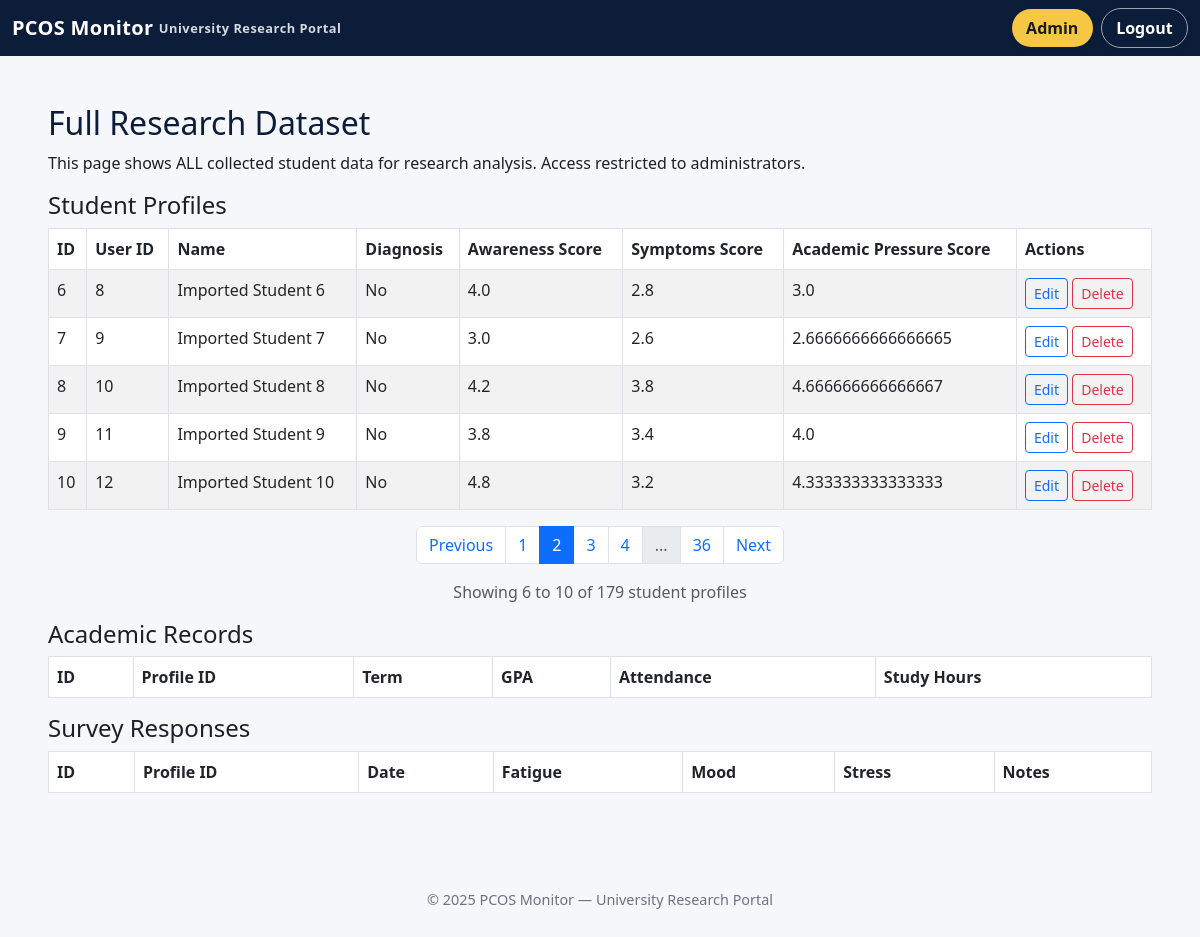
/admin/data?page=2 (signed in), run on the app's committed database.
### app/models.py (models this page shows)
class StudentProfile(db.Model):
    __tablename__ = "student_profiles"
    id = db.Column(db.Integer, primary_key=True)
    user_id = db.Column(db.Integer, db.ForeignKey("users.id"), nullable=False)
    name = db.Column(db.String(120))
    age = db.Column(db.Integer)
    degree_program = db.Column(db.String(120))
    consent = db.Column(db.Boolean, default=False)
    user = db.relationship("User", back_populates="profile")
    academic_records = db.relationship("AcademicRecord", back_populates="profile", cascade="all, delete-orphan")
    survey_responses = db.relationship("SurveyResponse", back_populates="profile", cascade="all, delete-orphan")
    clinical_diagnosis = db.Column(db.String(50))
    pcos_awareness_score = db.Column(db.Float)
    pcos_symptoms_score = db.Column(db.Float)
    academic_pressure_score = db.Column(db.Float)
    awareness_1 = db.Column(db.Integer)  # Familiar with PCOS
    awareness_2 = db.Column(db.Integer)  # Know symptom: Irregular periods
    awareness_3 = db.Column(db.Integer)  # Know symptom: Acne
    awareness_4 = db.Column(db.Integer)  # Know symptom: Weight fluctuations
    awareness_5 = db.Column(db.Integer)  # Know symptom: Excessive hair growth
    awareness_6 = db.Column(db.Integer)  # PCOS affects physical & mental health
    awareness_7 = db.Column(db.Integer)  # Aware of treatments/management
    awareness_8 = db.Column(db.Integer)  # PCOS can affect academic performance
    academic_1 = db.Column(db.Integer)  # Feel academic pressure from workloads
    academic_2 = db.Column(db.Integer)  # Academic environment stress affects health
    academic_3 = db.Column(db.Integer)  # Academic performance influenced by health
    symptoms_1 = db.Column(db.Integer)  # Experience symptoms affecting academic work
    symptoms_2 = db.Column(db.Integer)  # Feel anxious about health affecting studies
    symptoms_3 = db.Column(db.Integer)  # Miss deadlines/classes due to health
    symptoms_4 = db.Column(db.Integer)  # Feel unsupported balancing health & academics
    symptoms_5 = db.Column(db.Integer)  # Fatigue/sleep affects concentration
    symptoms_6 = db.Column(db.Integer)  # Professors understanding when health affects performance
    fatigue_sleep_item = db.Column(db.Integer)  # Fatigue/irregular sleep patterns

### app/admin.py (the view)
@admin_bp.route("/data")
@login_required
def view_data():
    if not current_user.is_admin:
        return "Access denied", 403
    from .models import StudentProfile, AcademicRecord, SurveyResponse
    page = request.args.get('page', 1, type=int)
    per_page = 5
    profiles_pagination = StudentProfile.query.paginate(page=page, per_page=per_page, error_out=False)
    profiles = profiles_pagination.items
    academic = AcademicRecord.query.all()
    surveys = SurveyResponse.query.all()
    return render_template("admin_data.html", profiles=profiles, academic=academic, surveys=surveys, pagination=profiles_pagination)

### app/main.py (called while the page is built)
def require_baseline():
    if request.endpoint in ["main.index", "main.profile_setup"]:
        return
    if current_user.is_authenticated and not current_user.is_admin:
        profile = current_user.profile
        if profile and profile.awareness_1 is None:
            return redirect(url_for("main.profile_setup"))

@main_bp.before_app_request
def before_request_func():
    return require_baseline()

### app/models.py (called while the page is built)
@login_manager.user_loader
def load_user(user_id):
    return User.query.get(int(user_id))

### app/templates/admin_data.html (shortened to what this page needs)
{% extends "base.html" %}
{% block content %}
<h2>Full Research Dataset</h2>
<p>This page shows ALL collected student data for research analysis. Access restricted to administrators.</p>
<h4>Student Profiles</h4>
<table class="table table-bordered table-striped">
  <thead>
    <tr>
      <th>ID</th>
      <th>User ID</th>
      <th>Name</th>
      <th>Diagnosis</th>
      <th>Awareness Score</th>
      <th>Symptoms Score</th>
      <th>Academic Pressure Score</th>
      <th>Actions</th>
    </tr>
  </thead>
  <tbody>
    {% for p in profiles %}
    <tr>
      <td>{{ p.id }}</td>
      <td>{{ p.user_id }}</td>
      <td>{{ p.name }}</td>
      <td>{{ p.clinical_diagnosis }}</td>
      <td>{{ p.pcos_awareness_score }}</td>
      <td>{{ p.pcos_symptoms_score }}</td>
      <td>{{ p.academic_pressure_score }}</td>
      <td>
        <a class="btn btn-sm btn-outline-primary" href="{{ url_for('admin.edit_profile', profile_id=p.id) }}">Edit</a>
        <form action="{{ url_for('admin.delete_profile', profile_id=p.id) }}" method="POST" style="display: inline;" onsubmit="return confirm('Are you sure you want to delete this student profile? This will also delete all associated academic records and survey responses. This action cannot be undone.');">
          <button type="submit" class="btn btn-sm btn-outline-danger">Delete</button>
        </form>
      </td>
    </tr>
    {% endfor %}
  </tbody>
</table>
<nav aria-label="Student profiles pagination">
  <ul class="pagination justify-content-center">
    {% if pagination.has_prev %}
    <li class="page-item">
      <a class="page-link" href="{{ url_for('admin.view_data', page=pagination.prev_num) }}">Previous</a>
    </li>
    {% else %}
    <li class="page-item disabled">
      <span class="page-link">Previous</span>
    </li>
    {% endif %}
    {% for page_num in pagination.iter_pages(left_edge=1, right_edge=1, left_current=1, right_current=2) %}
      {% if page_num %}
        {% if page_num == pagination.page %}
        <li class="page-item active">
          <span class="page-link">{{ page_num }}</span>
        </li>
        {% else %}
        <li class="page-item">
          <a class="page-link" href="{{ url_for('admin.view_data', page=page_num) }}">{{ page_num }}</a>
        </li>
        {% endif %}
      {% else %}
        <li class="page-item disabled">
          <span class="page-link">...</span>
        </li>
      {% endif %}
    {% endfor %}
    {% if pagination.has_next %}
    <li class="page-item">
      <a class="page-link" href="{{ url_for('admin.view_data', page=pagination.next_num) }}">Next</a>
    </li>
    {% else %}
    <li class="page-item disabled">
      <span class="page-link">Next</span>
    </li>
    {% endif %}
  </ul>
</nav>
<p class="text-center text-muted">
  Showing {{ (pagination.page - 1) * pagination.per_page + 1 }} to
  {{ [pagination.page * pagination.per_page, pagination.total] | min }} of
  {{ pagination.total }} student profiles
</p>
<h4>Academic Records</h4>
<table class="table table-bordered table-striped">
  <thead><tr><th>ID</th><th>Profile ID</th><th>Term</th><th>GPA</th><th>Attendance</th><th>Study Hours</th></tr></thead>
</table>
<h4>Survey Responses</h4>
<table class="table table-bordered table-striped">
  <thead><tr><th>ID</th><th>Profile ID</th><th>Date</th><th>Fatigue</th><th>Mood</th><th>Stress</th><th>Notes</th></tr></thead>
</table>
{% endblock %}

### app/templates/base.html (style rules this page uses)
:root { --navy: #0B1D39; --navy-600: #11294F; --silver: #D6D9DF; --light-bg: #F6F7FA; --text: #1C1F26; --muted: #6B7280; --pill-blue: #0d6efd; --pill-green: #198754; --pill-yellow: #f6c744; }
body { background: var(--light-bg); color: var(--text); }
h1,h2,h3 { color: var(--navy); }

### data on the page
StudentProfile: id "6", user_id "8", name "Imported Student 6", clinical_diagnosis "No", pcos_awareness_score "4.0", pcos_symptoms_score "2.8", academic_pressure_score "3.0"
StudentProfile: id "7", user_id "9", name "Imported Student 7", clinical_diagnosis "No", pcos_awareness_score "3.0", pcos_symptoms_score "2.6", academic_pressure_score "2.6666666666666665"
StudentProfile: id "8", user_id "10", name "Imported Student 8", clinical_diagnosis "No", pcos_awareness_score "4.2", pcos_symptoms_score "3.8", academic_pressure_score "4.666666666666667"
StudentProfile: id "9", user_id "11", name "Imported Student 9", clinical_diagnosis "No", pcos_awareness_score "3.8", pcos_symptoms_score "3.4", academic_pressure_score "4.0"
StudentProfile: id "10", user_id "12", name "Imported Student 10", clinical_diagnosis "No", pcos_awareness_score "4.8", pcos_symptoms_score "3.2", academic_pressure_score "4.333333333333333"

### other printed values
{{ page_num }} "1" "3" "4" "36"
{{ page_num }} "2"
{{ (pagination.page - 1) * pagination.per_page + 1 }} "6"
{{ [pagination.page * pagination.per_page, pagination.total] | min }} "10"
{{ pagination.total }} "179"
{{ 2025 }} "2025"
